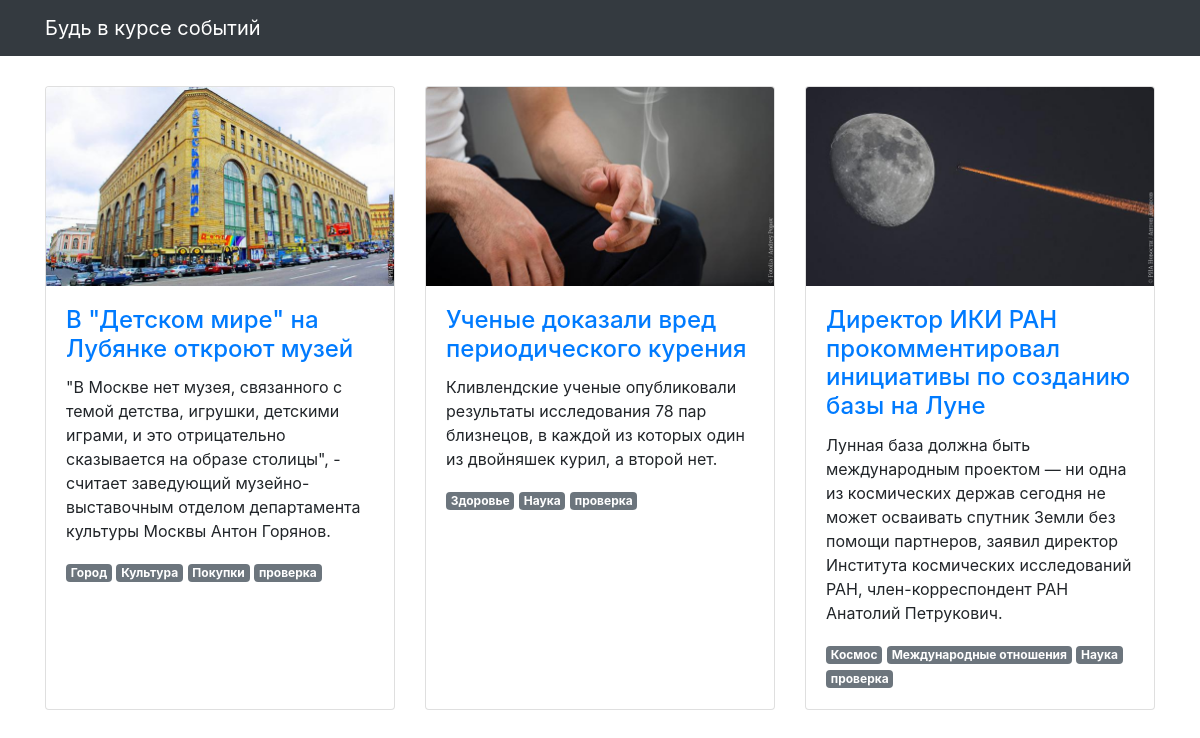
The page / on the database its author committed.
### articles/models.py (models this page shows, shortened)
class Article(models.Model):
    title = models.CharField(max_length=256, verbose_name='Название')
    text = models.TextField(verbose_name='Текст')
    published_at = models.DateTimeField(verbose_name='Дата публикации')
    image = models.ImageField(null=True, blank=True, verbose_name='Изображение', )
    tags = models.ManyToManyField('Tags', related_name='article', through='ArticleTags')
    class Meta:
        verbose_name = 'Статья'
        verbose_name_plural = 'Статьи'
        ordering = ['-published_at']

class Tags(models.Model):
    name = models.CharField(max_length=64)
    class Meta:
        verbose_name = 'Тэг'
        verbose_name_plural = 'Тэги'
        ordering = ['name']

### articles/views.py (the view)
# urls.py: path('', articles_list, name='articles'),
def articles_list(request):
    template = 'articles/news.html'
    context = Article.objects.all().prefetch_related('tags').order_by('-published_at')
    context = {'object_list': context}
    ordering = '-published_at'
    return render(request, template, context)

### templates/articles/news.html (shortened to what this page needs)
{% extends "articles/base.html" %}
{% load static %}
{% block content %}
<div class="row">
  {% for article in object_list %}
  <div class="col-lg-4 col-sm-6 portfolio-item">
    <div class="card h-100">
      <a href="#"><img class="card-img-top" src="{% get_media_prefix %}{{ article.image }}" alt=""></a>
      <div class="card-body">
        <h4 class="card-title">
          <a href="#">{{ article.title }}</a>
        </h4>
        <p class="card-text">{{ article.text }}</p>
        {% for scope in article.tags.all %}
          <span class="badge {% if scope.is_main %}badge-primary{% else %}badge-secondary{% endif %}">{{ scope.name }}</span>
        {% endfor %}
      </div>
    </div>
  </div>
  {% endfor %}
</div>
{% endblock %}

### templates/articles/base.html (shortened to what this page needs)
<!DOCTYPE html>
{% load static %}
<html>
  <head>
    <link href="{% static  "css/bootstrap.min.css"  %}" rel="stylesheet">
    <link href="{% static  "css/3-col-portfolio.css" %}" rel="stylesheet">
  </head>
  <body>
    <nav class="navbar navbar-expand-lg navbar-dark bg-dark fixed-top">
      <div class="container">
        <a class="navbar-brand" href="#">Будь в курсе событий</a>
      </div>
    </nav>
    <div class="container">{% block content %}{% endblock %}</div>
  </body>
</html>

### static/css/3-col-portfolio.css (style rules this page uses)
body { padding-top: 84px; padding-bottom: 84px; }
@media (min-width: 992px) { body { padding-top: 86px; padding-bottom: 86px; } }

### rows shown on the page
Article: image (picture), title "В \"Детском мире\" на Лубянке откроют музей", text "\"В Москве нет музея, связанного с темой детства, игрушки, детскими играми, и это отрицательно сказывается на образе столицы\", - считает заведующий музейно-выставочным отделом департамента культуры Москвы Антон Горянов."
Tags: name "Город"
Tags: name "Культура"
Tags: name "Покупки"
Tags: name "проверка"
Article: image (picture), title "Ученые доказали вред периодического курения", text "Кливлендские ученые опубликовали результаты исследования 78 пар близнецов, в каждой из которых один из двойняшек курил, а второй нет."
Tags: name "Здоровье"
Tags: name "Наука"
Article: image (picture), title "Директор ИКИ РАН прокомментировал инициативы по созданию базы на Луне", text "Лунная база должна быть международным проектом — ни одна из космических держав сегодня не может осваивать спутник Земли без помощи партнеров, заявил директор Института космических исследований РАН, член-корреспондент РАН Анатолий Петрукович."
Tags: name "Космос"
Tags: name "Международные отношения"
